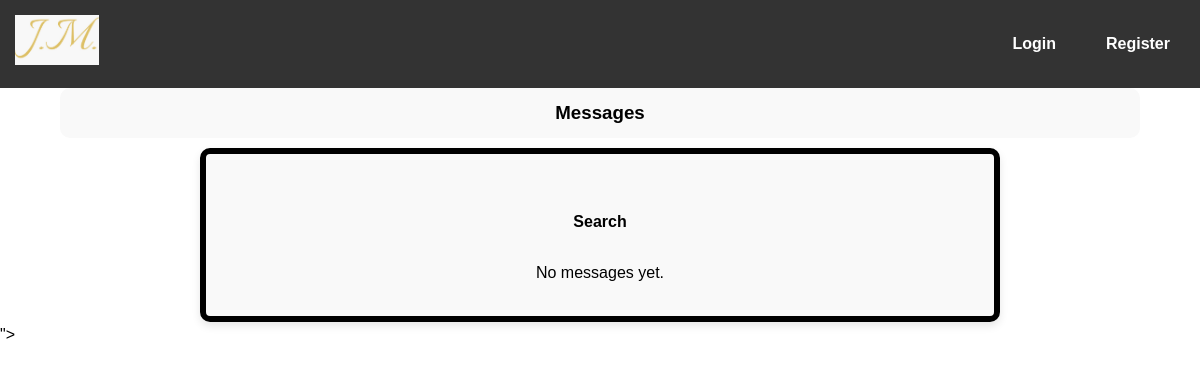
/post/my-messages/5/, run on an earlier commit of the app's database.
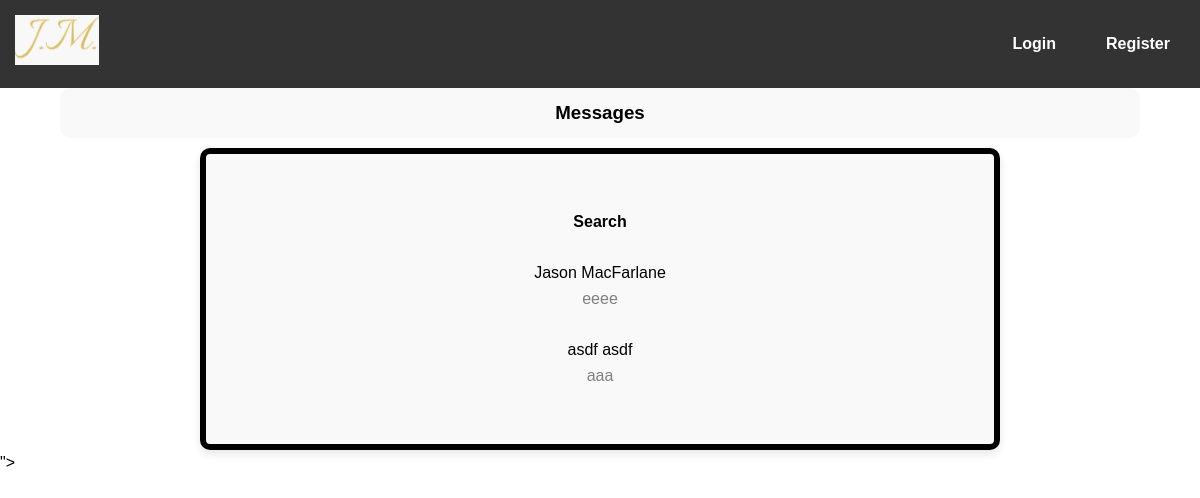
And on a later commit of the database.
### chat/models.py (models this page shows, shortened)
class Chat(models.Model):
    user1 = models.ForeignKey(settings.AUTH_USER_MODEL, related_name='chat_user1', on_delete=models.PROTECT)
    user2 = models.ForeignKey(settings.AUTH_USER_MODEL, related_name='chat_user2', on_delete=models.PROTECT)
    created = models.DateTimeField(auto_now_add=True)
    class Meta:
        constraints = [
            UniqueConstraint(fields=['user1', 'user2'], name='unqiue_users', condition=Q(user1__lt=F('user2')))
        ]

### post/views.py (the view)
# urls.py: path('my-messages/<int:user_id>/', views.messages_view, name='messages_view'),
def messages_view(request, user_id):
    User = get_user_model()
    user = get_object_or_404(User, id=user_id)
    messages_exists_sq = Message.objects.filter(chat=OuterRef('pk'))
    latest_message_sq = Message.objects.filter(chat=OuterRef('pk')).values_list('content', flat=True)[:1]
    latest_message_time_sq = Message.objects.filter(chat=OuterRef('pk')).values_list('timestamp', flat=True)[:1]
    latest_message_seen_sq = Message.objects.filter(chat=OuterRef('pk')).exclude(sender=user).filter(timestamp__gt=ChatViewed.objects.filter(chat=OuterRef('chat'), user=user).values('last_viewed')[:1])
    chat_with_user1_id_sq = User.objects.filter(pk=OuterRef('user2')).values('id')[:1]
    chat_with_user2_id_sq = User.objects.filter(pk=OuterRef('user1')).values('id')[:1]
    chat_with_user1_first_name_sq = User.objects.filter(pk=OuterRef('user2')).values('first_name')[:1]
    chat_with_user2_first_name_sq = User.objects.filter(pk=OuterRef('user1')).values('first_name')[:1]
    chat_with_user1_last_name_sq = User.objects.filter(pk=OuterRef('user2')).values('last_name')[:1]
    chat_with_user2_last_name_sq = User.objects.filter(pk=OuterRef('user1')).values('last_name')[:1]
    user_chats = Chat.objects.filter(Q(user1=user)|Q(user2=user), Exists(messages_exists_sq)).annotate(latest_message=Substr(Subquery(latest_message_sq), 1, 25), latest_message_time=Subquery(latest_message_time_sq), chat_with_id=Case(When(user1=user, then=Subquery(chat_with_user1_id_sq)), When(user2=user, then=Subquery(chat_with_user2_id_sq))), chat_with_first_name=Case(When(user1=user, then=Subquery(chat_with_user1_first_name_sq)), When(user2=user, then=Subquery(chat_with_user2_first_name_sq))), chat_with_last_name=Case(When(user1=user, then=Subquery(chat_with_user1_last_name_sq)), When(user2=user, then=Subquery(chat_with_user2_last_name_sq))), is_new=Exists(Subquery(latest_message_seen_sq))).order_by('-latest_message_time')
    for message in user_chats:
        print(message.is_new)
        print(message.latest_message)
    return render(request, 'post/messages.html', {'user_chats': user_chats})

### post/templates/post/messages.html (shortened to what this page needs)
{% extends 'base.html' %}
{% block content %}
    <div id="follow-header-container">
        <div class="follow-header-box">
            <h3>Messages</h3>
        </div>
    </div>
    <div class="center-box">
        <div class="box-content">
            <br>
            <h4>Search</h4>
            <br>
            {% if not user_chats %}
                <p>No messages yet.</p>
            {% else %}
                {% for message in user_chats %}
                    <a class="custom-link" href="{% url 'chat:chat_view' message.chat_with_id %}">
                        <p>
                            {{ message.chat_with_first_name }} {{ message.chat_with_last_name }}
                            <br>
                            <span style="color: gray; {% if message.is_new %}font-weight: bold;{% endif %}">{{ message.latest_message }}</span>
                        </p>
                    </a>
                    <br>
                {% endfor %}
            {% endif %}
        </div>
    </div>
{% endblock %}

What changed in the data, as far as the page shows it:
added Chat: chat_with_first_name "Jason", chat_with_last_name "MacFarlane", latest_message "eeee"
added Chat: chat_with_first_name "asdf", chat_with_last_name "asdf", latest_message "aaa"
Also different on the page:
text no longer shown: "No messages yet."
